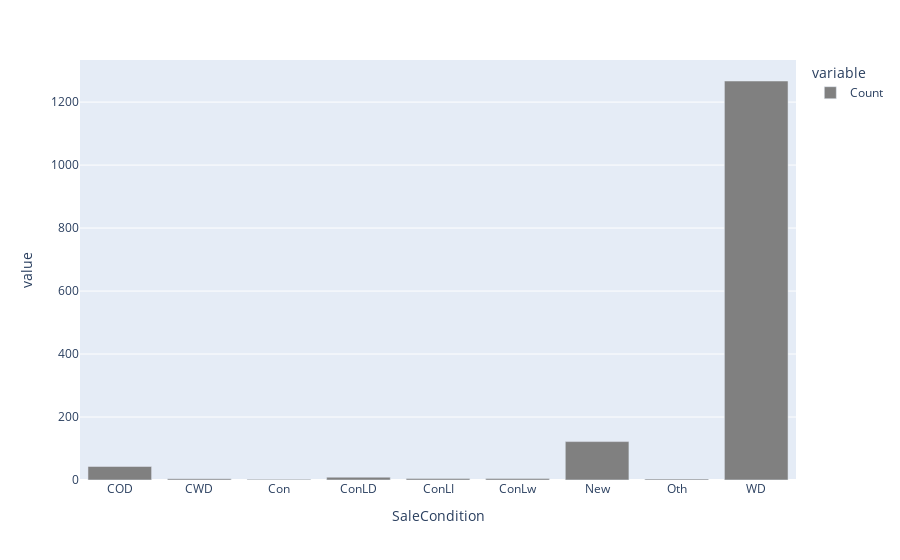

The notebook cell this image was saved under:
### Code cell
outp = out.rename_axis('SaleCondition').reset_index()
fig = px.bar(outp, x='SaleCondition', y=['Count'],barmode='group',color_discrete_sequence=['gray'])            
#fig.update_layout(title=dict(text="SaleCondition"))
fig.show()

### Figure 1 — Plotly figure (JSON) as saved in the notebook; plotly's stock layout.template omitted (floating-point values rounded to 4 significant figures)
{"data": [{"alignmentgroup": "True", "hovertemplate": "variable=Count<br>SaleCondition=%{x}<br>value=%{y}<extra></extra>", "legendgroup": "Count", "marker": {"color": "gray", "pattern": {"shape": ""}}, "name": "Count", "offsetgroup": "Count", "orientation": "v", "showlegend": true, "textposition": "auto", "type": "bar", "x": ["COD", "CWD", "Con", "ConLD", "ConLI", "ConLw", "New", "Oth", "WD"], "xaxis": "x", "y": [43, 4, 2, 9, 5, 5, 122, 3, 1267], "yaxis": "y"}], "layout": {"barmode": "group", "legend": {"title": {"text": "variable"}, "tracegroupgap": 0}, "margin": {"t": 60}, "xaxis": {"anchor": "y", "domain": [0, 1], "title": {"text": "SaleCondition"}}, "yaxis": {"anchor": "x", "domain": [0, 1], "title": {"text": "value"}}}}
